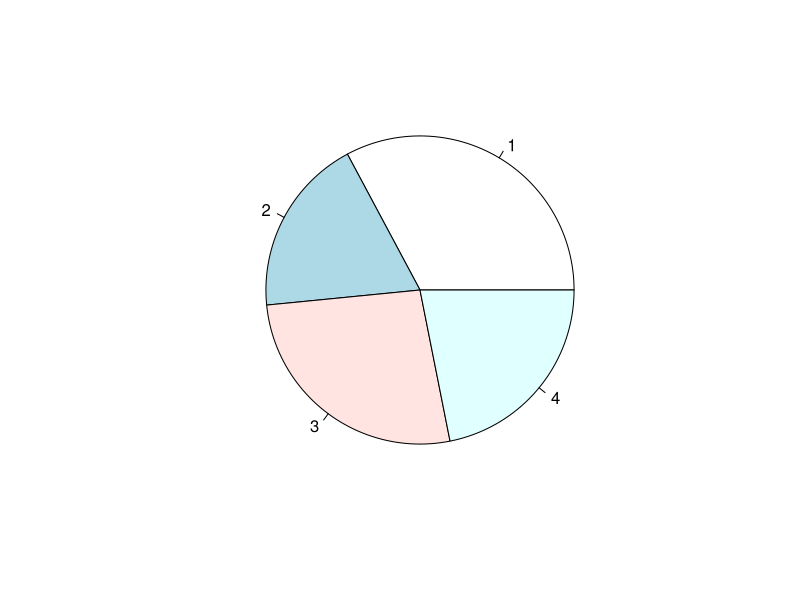
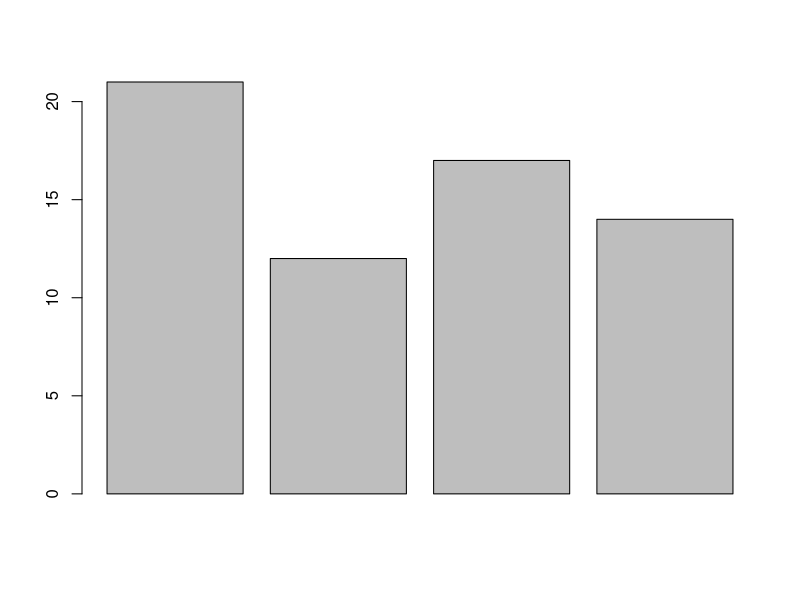
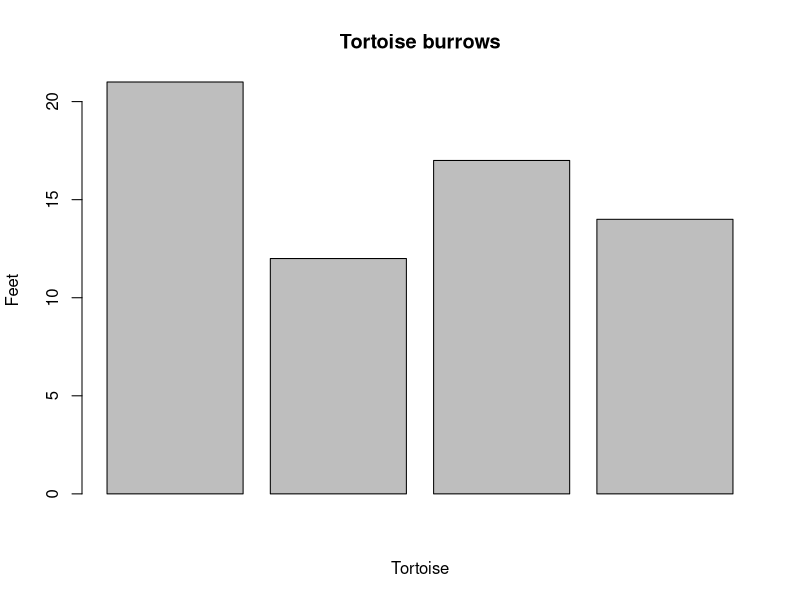
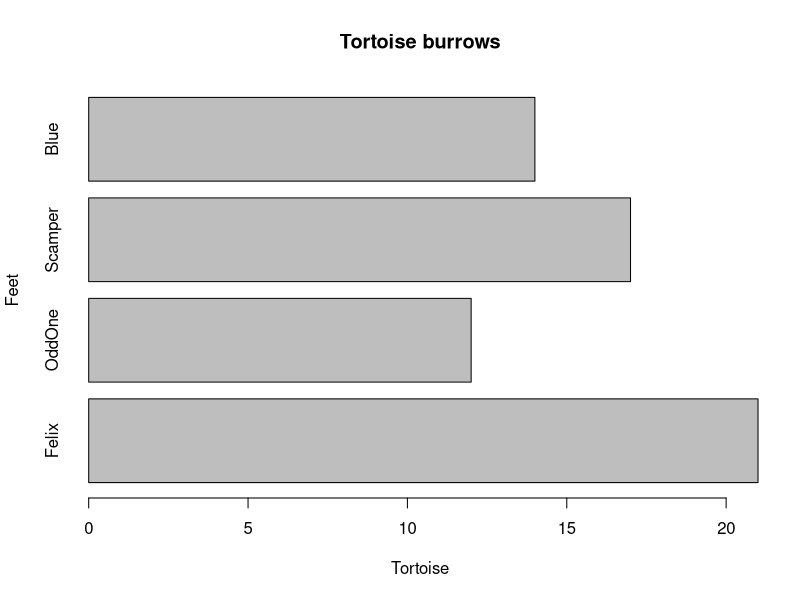
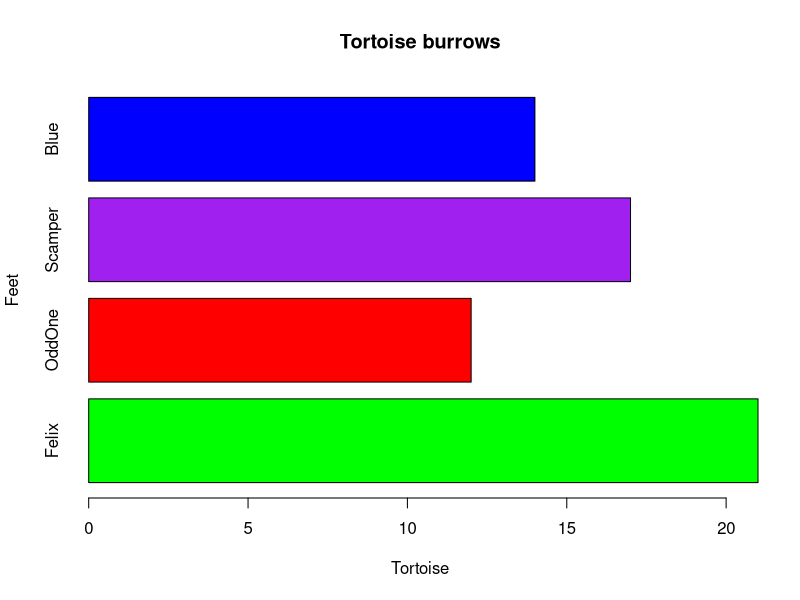
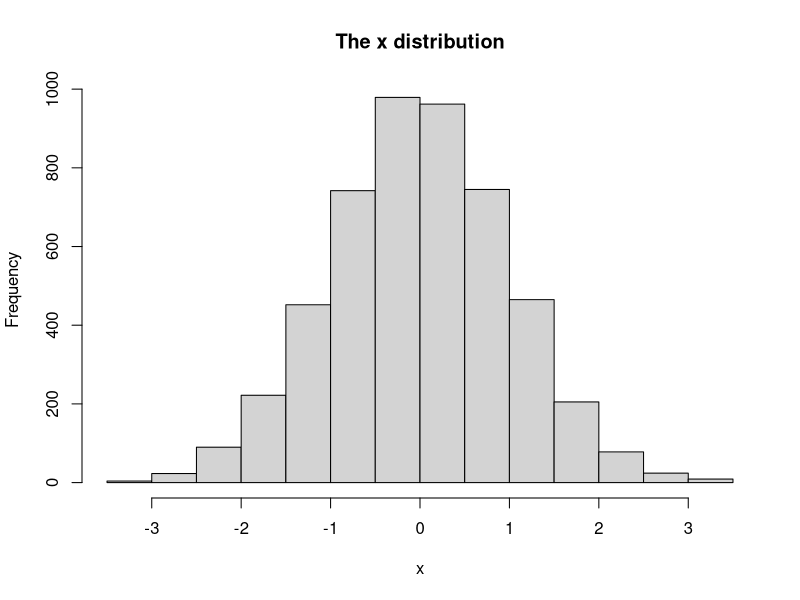
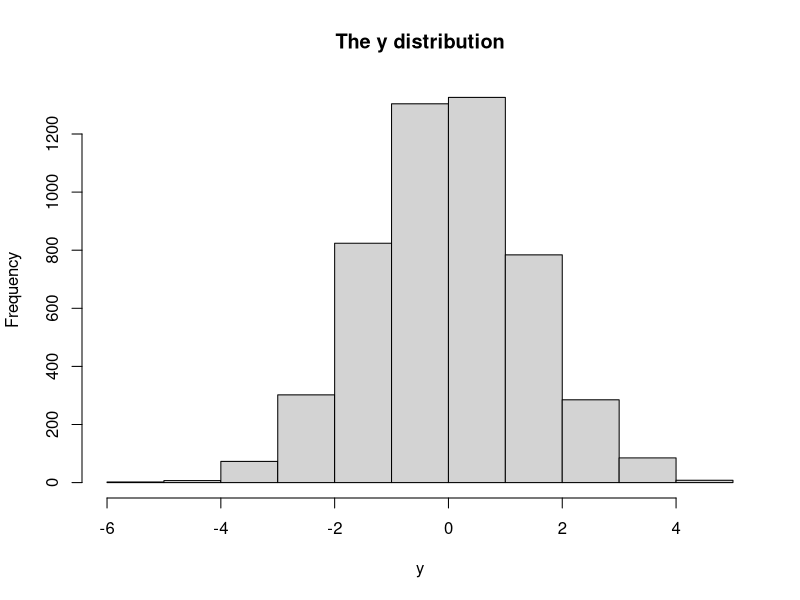
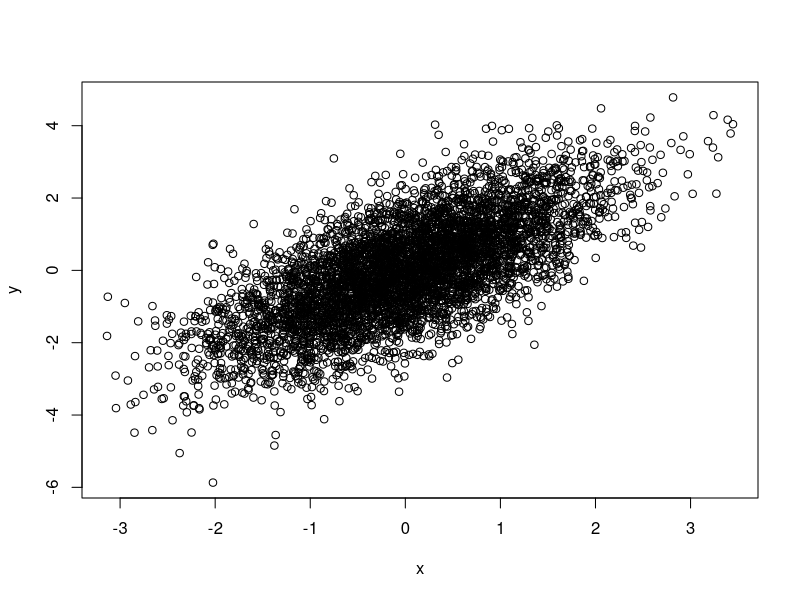

Write R code to recreate these figures, in order.
# IST 421 Lab 1
# Dr. Gregory Block

# R basics
# any line that starts with the '#' symbol is a comment

# a statement is a line in an R program that can be executed; you can
# execute a statement using the Run button

# the line below is a statement; the statement assigns a value, .75
# to a variable named m using the assignment operator, <-

m <- .75

# a variable is a named symbol in an R program that stores a value; 
# in this case, the symbol is named 'm' and the value it stores is .75

# you can display the value that this variable stores by using it as a statement

m

# the value stored in the symbol 'm' is displayed in the R console window;
# you can also enter statements in the R console window, and the statements
# are executed when you press the Enter key

# a few more simple statements
x <- 10
b <- 7

# how would you display the values of x and b?

# a formula; the '*' symbol and the '+' symbols are 'operators' you can 
# use to perform a mathematical operation; the assignment operator '<-' 
# assigns the results of the operation to the variable 'y'

y <- m * x + b

y

# y is 14.5

# R Studio is a program editor that allows you to enter lines into a text file,
# open a text file and execute the lines it contains; it is important to save
# the text file frequently; the file is saved in the file system

# more sophisticated operations are encapsulated in blocks of statements called
# functions; functions are similar to formulas in Excel; each formula (or function)
# has a name, accepts additional inputs (called parameters) and can provide a value
# as a result; for example, there is an Excel formula called SQRT that accepts a
# numeric value as an input, such as SQRT(25); R's sqrt function does the same

# displays the value '5' in the console window
sqrt(25)

# calculates the square root of y, assigns it to z, and displays the value of z

z <- sqrt(y)

# displays 3.807887 in the console window

z

# note that a function name is followed by open & closing parenthesis; within
# the parantheses you can provide the input parameters to the function

# a variable can also be used to define a list of values; the statement below
# assigns a list of values to the variable myList; the list is created by 
# calling the function c(); each individual element provided to the c() function
# is separated by a comma

myList <- c(21, 12, 17, 14)

myList

# displays 21, 12, 17, 14

# note that these are all numeric values; when you work with textual values in 
## R, you surround the textual value with quote symbols ""

# now that we have a variable called myList with 4 values, we can make a graph!

# the plots we explore in this lecture belong to the R Studio base plots; we will
# study more advanced plots in further lessons

pie(myList)

# the pie 'plot' displays in the Plots window in R Studio; the pie
# function is used to generate the plot, and the pie() function uses
# the variable myList as its input (this is also known as "passing" the
# variable to the function)

# we can use the same source input to generate a bar plot, which
# displays vertical columns whose heights are proportionate to the
# input values

barplot(myList)

# again, the plot is displayed in the Plots window; you can use the
# arrow buttons to view the different plots you create

# you can add ornamentation to the plot, for example, by labeling
# the plot and the 'x' and y axes; you can define this ornamentation
# by providing additional parameters to thhe barplot() function. To discover
# what parameters are supported, you can type "? barplot"

? barplot

# barplot(height, width = 1, space = NULL,
#         names.arg = NULL, legend.text = NULL, beside = FALSE,
#         horiz = FALSE, density = NULL, angle = 45,
#         col = NULL, border = par("fg"),
#         main = NULL, sub = NULL, xlab = NULL, ylab = NULL,
#         xlim = NULL, ylim = NULL, xpd = TRUE, log = "",
#         axes = TRUE, axisnames = TRUE,
#         cex.axis = par("cex.axis"), cex.names = par("cex.axis"),
#         inside = TRUE, plot = TRUE, axis.lty = 0, offset = 0,
#         add = FALSE, ann = !add && par("ann"), args.legend = NULL, ...)

# let's set the main plot title, as well as the x & y axes

# note that the parameters main, ylab and xlab are specified by name, using 
# the notation name = value; whereas the variable myList is passed by position
barplot(myList, main = 'Tortoise burrows', ylab = 'Feet', xlab = 'Tortoise')

# to label each column, we use the names.arg parameter

# we can also change the orientation to horizontal using the horiz parameter
barplot(myList, main = 'Tortoise burrows', ylab = 'Feet', xlab = 'Tortoise',
        horiz = TRUE,
        names.arg = c('Felix', 'OddOne', 'Scamper', 'Blue'))

# note that the single statement above appears on multiple lines; this is 
# for readability; it is still one statement

# also, ypu may recognize the c() function again, only this time we are
# passing a list of textual values to the c() function to represent
# our list of names

# let's use the c() function to create a list of colors
myColors <- c('green', 'red', 'purple', 'blue')

barplot(myList, main = 'Tortoise burrows', ylab = 'Feet', xlab = 'Tortoise',
        horiz = TRUE,
        col = myColors,
        names.arg = c('Felix', 'OddOne', 'Scamper', 'Blue'))

# now we can experiment with different data inputs and different plot types

# the dev.off() command clears the current plot
dev.off()

# graphics.off() clears all plots
graphics.off()

# note the syntax of these commands is a little different than the commands
# and functions we've used so far; for example, dev.off() is used to instruct
# the graphics device ("dev") to turn off, so the command 'off' is issued
# to the graphics device

# another common graph is the histogram; histograms are used to display
# a distribution of values; R makes it easy for us to generate a normal
# distribution using random values with the rnorm() function

# for help on rnorm(), typpe "? rnorm"
? rnorm

# use set.seed to generate repeatable results
set.seed(123)

# generate sample data in the x and y variables; note that we are reusing
# the x variable from the start of the lecture

x <- rnorm(5000)
y <- x + rnorm(5000)

# inspect the two variables
summary(x)
summary(y)

# Min.  1st Qu.   Median     Mean  3rd Qu.     Max. 
# -3.93879 -0.69858 -0.01247 -0.01629  0.65481  3.33469 
# 
# Min.  1st Qu.   Median     Mean  3rd Qu.     Max. 
# -4.93557 -0.97337  0.00125 -0.01262  0.94893  5.86582 

# x ranges from ~ -4 to ~ +3.33
# y ranges from ~-5 to ~ + 5.87

# let's plot the two variables using a histogram
hist(x, main = 'The x distribution')
hist(y, main = 'The y distribution')

# both distributions approximate the normal distribution, but
# y tends to be less normal and more subject to noise

# we can now plot x against y:

plot(x, y)

# this creates a scatterplot of x and y; the plot command
# determined this was the best plot to represent the two
# lists

# finally, we will use the par() command to draw our 3 plots together
# in the same plot window

? par

par(mfrow = c(1, 3))

hist(x, main = 'The x distribution')
hist(y, main = 'The y distribution')
plot(x, y)

par(mfrow = c(3, 1))
hist(x, main = 'The x distribution')
hist(y, main = 'The y distribution')
plot(x, y)
